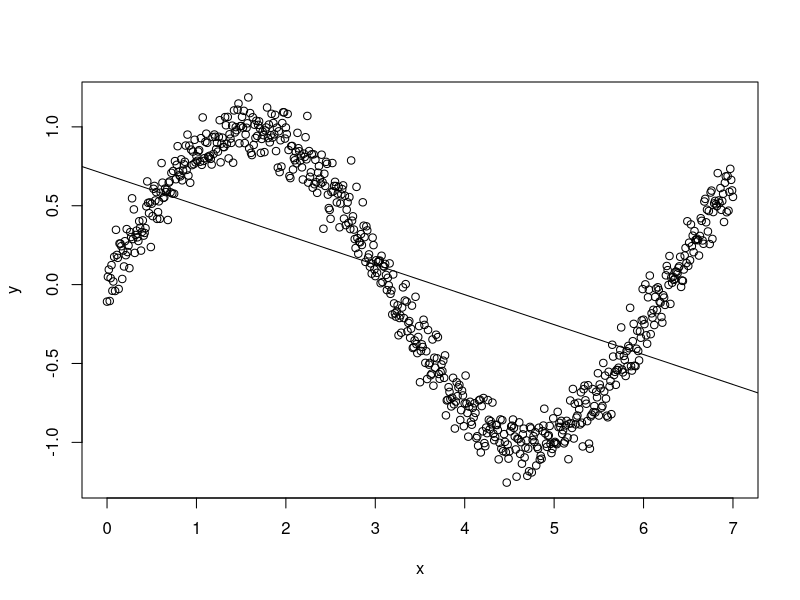
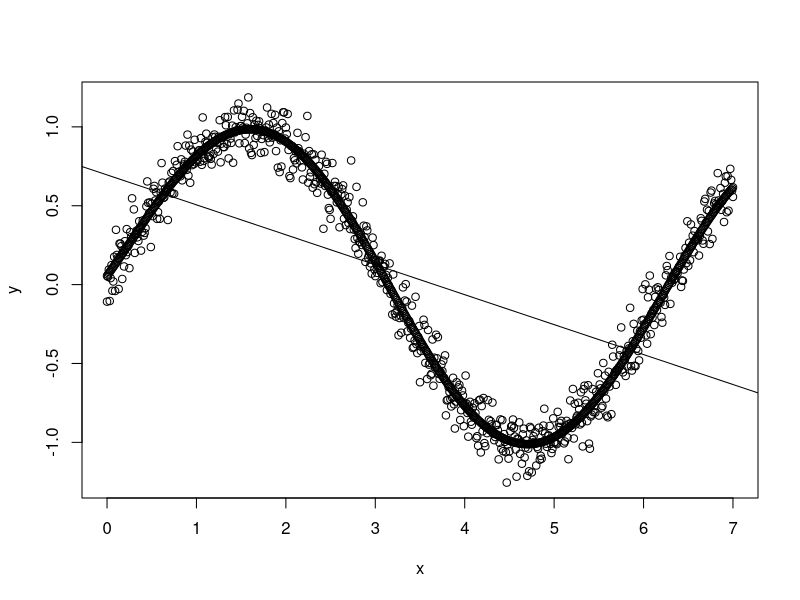

Source code (R) for these figures, in order:
library(e1071)

x <- seq(0, 7, by = 0.01)
y <- sin(x) + rnorm(x, sd = 0.1)

LModel<-lm(y~x)
summary(LModel)

plot(x, y)
abline(LModel)


PredLModel<- predict(LModel)

mse1 <- mean((y - PredLModel)^2)
mse1


SVModel <- svm(x, y)
summary(SVModel)

PredSVModel <- predict(SVModel)

mse2 <- mean((y - PredSVModel)^2)
mse2


plot(x, y)
points(x, PredSVModel)
abline(LModel)

